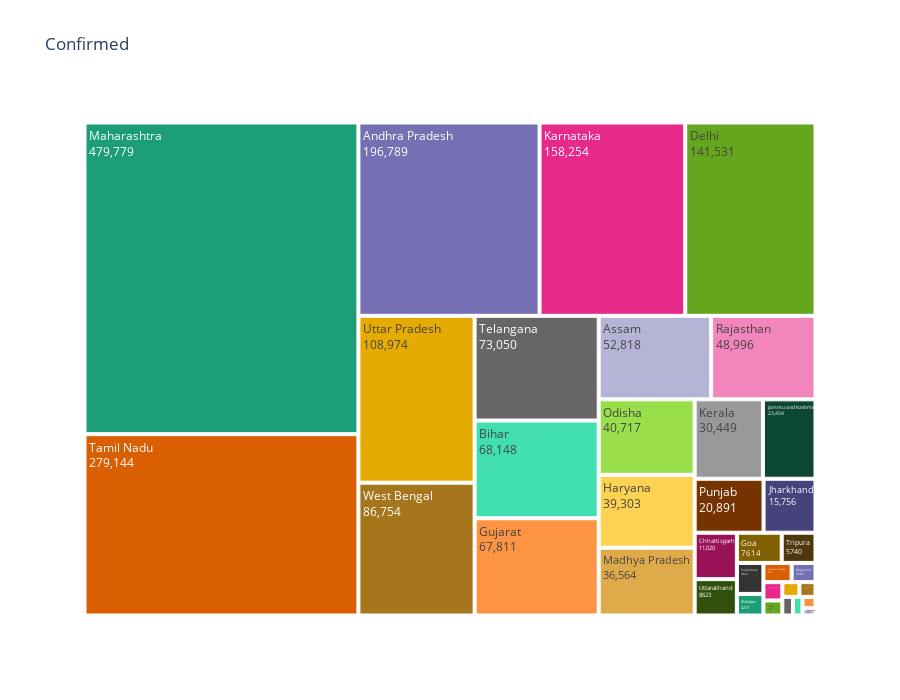

The notebook cell this image was saved under:
### Code cell
def plot_treemap(col):
    fig = px.treemap(states_df, path=["State"], values=col, height=700,
                 title=col, color_discrete_sequence = px.colors.qualitative.Dark2)
    fig.data[0].textinfo = 'label+text+value'
    fig.show()
plot_treemap('Confirmed')

### Figure 1 — Plotly figure (JSON) as saved in the notebook; plotly's stock layout.template omitted (floating-point values rounded to 4 significant figures)
{"data": [{"branchvalues": "total", "domain": {"x": [0, 1], "y": [0, 1]}, "hovertemplate": "labels=%{label}<br>Confirmed=%{value}<br>parent=%{parent}<br>id=%{id}<extra></extra>", "ids": ["Andaman and Nicobar Islands", "Andhra Pradesh", "Arunachal Pradesh", "Assam", "Bihar", "Chandigarh", "Chhattisgarh", "Dadra and Nagar Haveli and Daman and Diu", "Delhi", "Goa", "Gujarat", "Haryana", "Himachal Pradesh", "Jammu and Kashmir", "Jharkhand", "Karnataka", "Kerala", "Ladakh", "Lakshadweep", "Madhya Pradesh", "Maharashtra", "Manipur", "Meghalaya", "Mizoram", "Nagaland", "Odisha", "Puducherry", "Punjab", "Rajasthan", "Sikkim", "State Unassigned", "Tamil Nadu", "Telangana", "Tripura", "Uttar Pradesh", "Uttarakhand", "West Bengal"], "labels": ["Andaman and Nicobar Islands", "Andhra Pradesh", "Arunachal Pradesh", "Assam", "Bihar", "Chandigarh", "Chhattisgarh", "Dadra and Nagar Haveli and Daman and Diu", "Delhi", "Goa", "Gujarat", "Haryana", "Himachal Pradesh", "Jammu and Kashmir", "Jharkhand", "Karnataka", "Kerala", "Ladakh", "Lakshadweep", "Madhya Pradesh", "Maharashtra", "Manipur", "Meghalaya", "Mizoram", "Nagaland", "Odisha", "Puducherry", "Punjab", "Rajasthan", "Sikkim", "State Unassigned", "Tamil Nadu", "Telangana", "Tripura", "Uttar Pradesh", "Uttarakhand", "West Bengal"], "name": "", "parents": ["", "", "", "", "", "", "", "", "", "", "", "", "", "", "", "", "", "", "", "", "", "", "", "", "", "", "", "", "", "", "", "", "", "", "", "", ""], "textinfo": "label+text+value", "type": "treemap", "values": [1123, 196789, 1948, 52818, 68148, 1327, 11020, 1415, 141531, 7614, 67811, 39303, 3047, 23454, 15756, 158254, 30449, 1595, 0, 36564, 479779, 3217, 990, 538, 2580, 40717, 4621, 20891, 48996, 829, 0, 279144, 73050, 5740, 108974, 8623, 86754]}], "layout": {"height": 700, "legend": {"tracegroupgap": 0}, "title": {"text": "Confirmed"}, "treemapcolorway": ["rgb(27,158,119)", "rgb(217,95,2)", "rgb(117,112,179)", "rgb(231,41,138)", "rgb(102,166,30)", "rgb(230,171,2)", "rgb(166,118,29)", "rgb(102,102,102)"]}}
